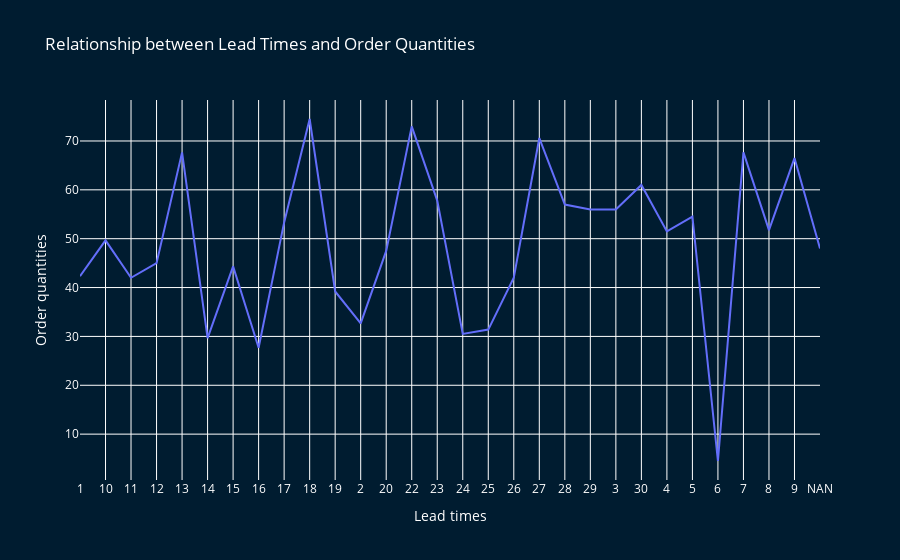

Notebook code for this chart:
### Code cell
fig = px.line(df, x='Lead times', y='Order quantities',
              title='Relationship between Lead Times and Order Quantities')

fig.update_layout({
    'plot_bgcolor': 'rgba(0, 28, 48, 1)',
    'paper_bgcolor': 'rgba(0, 28, 48, 1)',
    'font_color': 'white'
})

fig.show()

### Figure 1 — Plotly figure (JSON) as saved in the notebook; plotly's stock layout.template omitted (floating-point values rounded to 4 significant figures)
{"data": [{"hovertemplate": "Lead times=%{x}<br>Order quantities=%{y}<extra></extra>", "legendgroup": "", "line": {"color": "#636efa", "dash": "solid"}, "marker": {"symbol": "circle"}, "mode": "lines", "name": "", "orientation": "v", "showlegend": false, "type": "scatter", "x": ["1", "10", "11", "12", "13", "14", "15", "16", "17", "18", "19", "2", "20", "22", "23", "24", "25", "26", "27", "28", "29", "3", "30", "4", "5", "6", "7", "8", "9", "NAN"], "xaxis": "x", "y": [42.33, 49.67, 42.0, 45.0, 67.67, 29.67, 44.33, 27.67, 53.33, 74.5, 39.2, 32.67, 47.5, 73.0, 57.8, 30.5, 31.4, 42.0, 70.6, 57.0, 56.0, 56.0, 61.0, 51.5, 54.5, 4.5, 67.67, 51.75, 66.5, 48.0], "yaxis": "y"}], "layout": {"font": {"color": "white"}, "legend": {"tracegroupgap": 0}, "paper_bgcolor": "rgba(0, 28, 48, 1)", "plot_bgcolor": "rgba(0, 28, 48, 1)", "title": {"text": "Relationship between Lead Times and Order Quantities"}, "xaxis": {"anchor": "y", "domain": [0, 1], "title": {"text": "Lead times"}}, "yaxis": {"anchor": "x", "domain": [0, 1], "title": {"text": "Order quantities"}}}}
